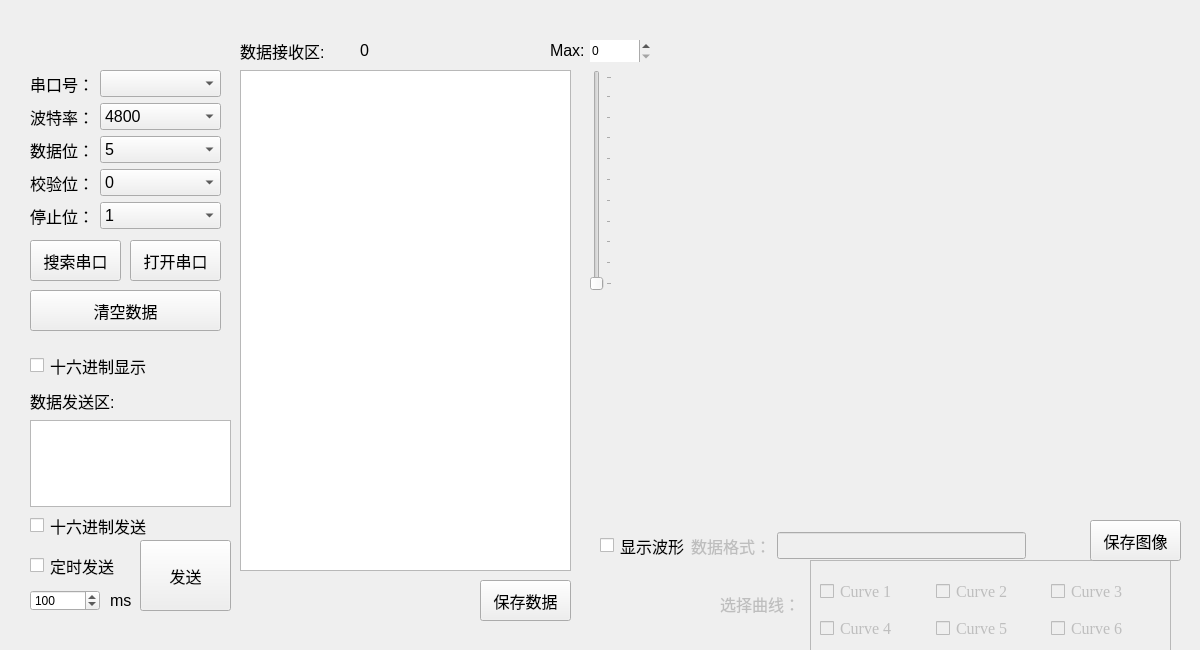
<?xml version="1.0" encoding="UTF-8"?>
<ui version="4.0">
 <class>MainWindow</class>
 <widget class="QMainWindow" name="MainWindow">
  <property name="geometry">
   <rect>
    <x>0</x>
    <y>0</y>
    <width>1200</width>
    <height>650</height>
   </rect>
  </property>
  <property name="font">
   <font>
    <pointsize>12</pointsize>
   </font>
  </property>
  <property name="windowTitle">
   <string>MainWindow</string>
  </property>
  <property name="styleSheet">
   <string notr="true">border-color: rgb(0, 0, 0);</string>
  </property>
  <widget class="QWidget" name="centralwidget">
   <widget class="QCustomPlot" name="qcustomplot" native="true">
    <property name="geometry">
     <rect>
      <x>600</x>
      <y>70</y>
      <width>581</width>
      <height>441</height>
     </rect>
    </property>
   </widget>
   <widget class="QWidget" name="layoutWidget">
    <property name="geometry">
     <rect>
      <x>30</x>
      <y>70</y>
      <width>191</width>
      <height>160</height>
     </rect>
    </property>
    <layout class="QFormLayout" name="formLayout">
     <item row="0" column="0">
      <widget class="QLabel" name="label">
       <property name="font">
        <font>
         <pointsize>12</pointsize>
        </font>
       </property>
       <property name="text">
        <string>串口号：</string>
       </property>
       <property name="alignment">
        <set>Qt::AlignCenter</set>
       </property>
      </widget>
     </item>
     <item row="0" column="1">
      <widget class="QComboBox" name="serialport">
       <property name="font">
        <font>
         <pointsize>12</pointsize>
        </font>
       </property>
      </widget>
     </item>
     <item row="1" column="0">
      <widget class="QLabel" name="label_2">
       <property name="font">
        <font>
         <pointsize>12</pointsize>
        </font>
       </property>
       <property name="text">
        <string>波特率：</string>
       </property>
       <property name="alignment">
        <set>Qt::AlignCenter</set>
       </property>
      </widget>
     </item>
     <item row="1" column="1">
      <widget class="QComboBox" name="BaudRate">
       <property name="font">
        <font>
         <pointsize>12</pointsize>
        </font>
       </property>
       <property name="currentText">
        <string>4800</string>
       </property>
       <item>
        <property name="text">
         <string>4800</string>
        </property>
       </item>
       <item>
        <property name="text">
         <string>9600</string>
        </property>
       </item>
       <item>
        <property name="text">
         <string>14400</string>
        </property>
       </item>
       <item>
        <property name="text">
         <string>19200</string>
        </property>
       </item>
       <item>
        <property name="text">
         <string>38400</string>
        </property>
       </item>
       <item>
        <property name="text">
         <string>115200</string>
        </property>
       </item>
       <item>
        <property name="text">
         <string>256000</string>
        </property>
       </item>
      </widget>
     </item>
     <item row="2" column="0">
      <widget class="QLabel" name="label_3">
       <property name="font">
        <font>
         <pointsize>12</pointsize>
        </font>
       </property>
       <property name="text">
        <string>数据位：</string>
       </property>
       <property name="alignment">
        <set>Qt::AlignCenter</set>
       </property>
      </widget>
     </item>
     <item row="2" column="1">
      <widget class="QComboBox" name="dataBit">
       <property name="font">
        <font>
         <pointsize>12</pointsize>
        </font>
       </property>
       <property name="currentText">
        <string>5</string>
       </property>
       <item>
        <property name="text">
         <string>5</string>
        </property>
       </item>
       <item>
        <property name="text">
         <string>6</string>
        </property>
       </item>
       <item>
        <property name="text">
         <string>7</string>
        </property>
       </item>
       <item>
        <property name="text">
         <string>8</string>
        </property>
       </item>
      </widget>
     </item>
     <item row="3" column="0">
      <widget class="QLabel" name="label_4">
       <property name="font">
        <font>
         <pointsize>12</pointsize>
        </font>
       </property>
       <property name="text">
        <string>校验位：</string>
       </property>
       <property name="alignment">
        <set>Qt::AlignCenter</set>
       </property>
      </widget>
     </item>
     <item row="3" column="1">
      <widget class="QComboBox" name="Parity">
       <property name="font">
        <font>
         <pointsize>12</pointsize>
        </font>
       </property>
       <property name="currentText">
        <string>0</string>
       </property>
       <item>
        <property name="text">
         <string>0</string>
        </property>
       </item>
       <item>
        <property name="text">
         <string>1</string>
        </property>
       </item>
       <item>
        <property name="text">
         <string>2</string>
        </property>
       </item>
       <item>
        <property name="text">
         <string>3</string>
        </property>
       </item>
       <item>
        <property name="text">
         <string>4</string>
        </property>
       </item>
       <item>
        <property name="text">
         <string>5</string>
        </property>
       </item>
       <item>
        <property name="text">
         <string>-1</string>
        </property>
       </item>
      </widget>
     </item>
     <item row="4" column="0">
      <widget class="QLabel" name="label_5">
       <property name="font">
        <font>
         <pointsize>12</pointsize>
        </font>
       </property>
       <property name="text">
        <string>停止位：</string>
       </property>
       <property name="alignment">
        <set>Qt::AlignCenter</set>
       </property>
      </widget>
     </item>
     <item row="4" column="1">
      <widget class="QComboBox" name="StopBit">
       <property name="font">
        <font>
         <pointsize>12</pointsize>
        </font>
       </property>
       <item>
        <property name="text">
         <string>1</string>
        </property>
       </item>
       <item>
        <property name="text">
         <string>2</string>
        </property>
       </item>
       <item>
        <property name="text">
         <string>3</string>
        </property>
       </item>
       <item>
        <property name="text">
         <string>-1</string>
        </property>
       </item>
      </widget>
     </item>
    </layout>
   </widget>
   <widget class="QCheckBox" name="Char2HexCheck">
    <property name="geometry">
     <rect>
      <x>30</x>
      <y>350</y>
      <width>171</width>
      <height>31</height>
     </rect>
    </property>
    <property name="font">
     <font>
      <family>Agency FB</family>
      <pointsize>12</pointsize>
     </font>
    </property>
    <property name="layoutDirection">
     <enum>Qt::LeftToRight</enum>
    </property>
    <property name="text">
     <string>十六进制显示</string>
    </property>
   </widget>
   <widget class="QPushButton" name="ClearDataBtn">
    <property name="geometry">
     <rect>
      <x>30</x>
      <y>290</y>
      <width>191</width>
      <height>41</height>
     </rect>
    </property>
    <property name="font">
     <font>
      <pointsize>12</pointsize>
     </font>
    </property>
    <property name="text">
     <string>清空数据</string>
    </property>
   </widget>
   <widget class="QPushButton" name="OpenPortBtn">
    <property name="geometry">
     <rect>
      <x>130</x>
      <y>240</y>
      <width>91</width>
      <height>41</height>
     </rect>
    </property>
    <property name="font">
     <font>
      <pointsize>12</pointsize>
     </font>
    </property>
    <property name="autoFillBackground">
     <bool>false</bool>
    </property>
    <property name="text">
     <string>打开串口</string>
    </property>
   </widget>
   <widget class="QPushButton" name="SearchPortBtn">
    <property name="geometry">
     <rect>
      <x>30</x>
      <y>240</y>
      <width>91</width>
      <height>41</height>
     </rect>
    </property>
    <property name="font">
     <font>
      <pointsize>12</pointsize>
     </font>
    </property>
    <property name="autoFillBackground">
     <bool>false</bool>
    </property>
    <property name="text">
     <string>搜索串口</string>
    </property>
   </widget>
   <widget class="QTextBrowser" name="DataReceiveArea">
    <property name="geometry">
     <rect>
      <x>240</x>
      <y>70</y>
      <width>331</width>
      <height>501</height>
     </rect>
    </property>
    <property name="font">
     <font>
      <pointsize>12</pointsize>
     </font>
    </property>
    <property name="acceptDrops">
     <bool>true</bool>
    </property>
   </widget>
   <widget class="QLabel" name="label_7">
    <property name="geometry">
     <rect>
      <x>240</x>
      <y>40</y>
      <width>111</width>
      <height>21</height>
     </rect>
    </property>
    <property name="font">
     <font>
      <pointsize>12</pointsize>
     </font>
    </property>
    <property name="text">
     <string>数据接收区:</string>
    </property>
   </widget>
   <widget class="QWidget" name="layoutWidget">
    <property name="geometry">
     <rect>
      <x>600</x>
      <y>530</y>
      <width>426</width>
      <height>31</height>
     </rect>
    </property>
    <layout class="QHBoxLayout" name="horizontalLayout_2">
     <item>
      <layout class="QHBoxLayout" name="horizontalLayout">
       <item>
        <widget class="QCheckBox" name="PlotCheck">
         <property name="enabled">
          <bool>true</bool>
         </property>
         <property name="font">
          <font>
           <family>Agency FB</family>
           <pointsize>12</pointsize>
          </font>
         </property>
         <property name="layoutDirection">
          <enum>Qt::LeftToRight</enum>
         </property>
         <property name="text">
          <string>显示波形</string>
         </property>
        </widget>
       </item>
       <item>
        <widget class="QLabel" name="InputFormat_label">
         <property name="enabled">
          <bool>false</bool>
         </property>
         <property name="font">
          <font>
           <pointsize>12</pointsize>
          </font>
         </property>
         <property name="text">
          <string>数据格式：</string>
         </property>
         <property name="alignment">
          <set>Qt::AlignCenter</set>
         </property>
        </widget>
       </item>
       <item>
        <widget class="QLineEdit" name="InputFormat">
         <property name="enabled">
          <bool>false</bool>
         </property>
         <property name="font">
          <font>
           <pointsize>12</pointsize>
          </font>
         </property>
        </widget>
       </item>
      </layout>
     </item>
    </layout>
   </widget>
   <widget class="QLabel" name="RX_label">
    <property name="geometry">
     <rect>
      <x>360</x>
      <y>40</y>
      <width>111</width>
      <height>21</height>
     </rect>
    </property>
    <property name="font">
     <font>
      <pointsize>12</pointsize>
     </font>
    </property>
    <property name="text">
     <string>0</string>
    </property>
   </widget>
   <widget class="QFrame" name="curveFrame">
    <property name="geometry">
     <rect>
      <x>810</x>
      <y>560</y>
      <width>361</width>
      <height>91</height>
     </rect>
    </property>
    <property name="frameShape">
     <enum>QFrame::StyledPanel</enum>
    </property>
    <property name="frameShadow">
     <enum>QFrame::Raised</enum>
    </property>
    <widget class="QWidget" name="layoutWidget">
     <property name="geometry">
      <rect>
       <x>10</x>
       <y>10</y>
       <width>341</width>
       <height>81</height>
      </rect>
     </property>
     <layout class="QGridLayout" name="gridLayout">
      <item row="0" column="0">
       <widget class="QCheckBox" name="curve1">
        <property name="enabled">
         <bool>false</bool>
        </property>
        <property name="font">
         <font>
          <family>Times New Roman</family>
          <pointsize>12</pointsize>
         </font>
        </property>
        <property name="layoutDirection">
         <enum>Qt::LeftToRight</enum>
        </property>
        <property name="text">
         <string>Curve 1</string>
        </property>
       </widget>
      </item>
      <item row="0" column="1">
       <widget class="QCheckBox" name="curve2">
        <property name="enabled">
         <bool>false</bool>
        </property>
        <property name="font">
         <font>
          <family>Times New Roman</family>
          <pointsize>12</pointsize>
         </font>
        </property>
        <property name="layoutDirection">
         <enum>Qt::LeftToRight</enum>
        </property>
        <property name="text">
         <string>Curve 2</string>
        </property>
       </widget>
      </item>
      <item row="0" column="2">
       <widget class="QCheckBox" name="curve3">
        <property name="enabled">
         <bool>false</bool>
        </property>
        <property name="font">
         <font>
          <family>Times New Roman</family>
          <pointsize>12</pointsize>
         </font>
        </property>
        <property name="layoutDirection">
         <enum>Qt::LeftToRight</enum>
        </property>
        <property name="text">
         <string>Curve 3</string>
        </property>
       </widget>
      </item>
      <item row="1" column="0">
       <widget class="QCheckBox" name="curve4">
        <property name="enabled">
         <bool>false</bool>
        </property>
        <property name="font">
         <font>
          <family>Times New Roman</family>
          <pointsize>12</pointsize>
         </font>
        </property>
        <property name="layoutDirection">
         <enum>Qt::LeftToRight</enum>
        </property>
        <property name="text">
         <string>Curve 4</string>
        </property>
       </widget>
      </item>
      <item row="1" column="1">
       <widget class="QCheckBox" name="curve5">
        <property name="enabled">
         <bool>false</bool>
        </property>
        <property name="font">
         <font>
          <family>Times New Roman</family>
          <pointsize>12</pointsize>
         </font>
        </property>
        <property name="layoutDirection">
         <enum>Qt::LeftToRight</enum>
        </property>
        <property name="text">
         <string>Curve 5</string>
        </property>
       </widget>
      </item>
      <item row="1" column="2">
       <widget class="QCheckBox" name="curve6">
        <property name="enabled">
         <bool>false</bool>
        </property>
        <property name="font">
         <font>
          <family>Times New Roman</family>
          <pointsize>12</pointsize>
         </font>
        </property>
        <property name="layoutDirection">
         <enum>Qt::LeftToRight</enum>
        </property>
        <property name="text">
         <string>Curve 6</string>
        </property>
       </widget>
      </item>
     </layout>
    </widget>
   </widget>
   <widget class="QLabel" name="InputFormat_label_2">
    <property name="enabled">
     <bool>false</bool>
    </property>
    <property name="geometry">
     <rect>
      <x>710</x>
      <y>590</y>
      <width>100</width>
      <height>27</height>
     </rect>
    </property>
    <property name="font">
     <font>
      <pointsize>12</pointsize>
     </font>
    </property>
    <property name="text">
     <string>选择曲线：</string>
    </property>
    <property name="alignment">
     <set>Qt::AlignCenter</set>
    </property>
   </widget>
   <widget class="QSlider" name="verticalSlider">
    <property name="geometry">
     <rect>
      <x>590</x>
      <y>70</y>
      <width>22</width>
      <height>221</height>
     </rect>
    </property>
    <property name="toolTip">
     <string/>
    </property>
    <property name="singleStep">
     <number>1</number>
    </property>
    <property name="pageStep">
     <number>10</number>
    </property>
    <property name="orientation">
     <enum>Qt::Vertical</enum>
    </property>
    <property name="tickPosition">
     <enum>QSlider::TicksBelow</enum>
    </property>
    <property name="tickInterval">
     <number>0</number>
    </property>
   </widget>
   <widget class="QLabel" name="SliderLabel">
    <property name="geometry">
     <rect>
      <x>550</x>
      <y>40</y>
      <width>41</width>
      <height>21</height>
     </rect>
    </property>
    <property name="font">
     <font>
      <pointsize>12</pointsize>
     </font>
    </property>
    <property name="text">
     <string>Max:</string>
    </property>
   </widget>
   <widget class="QSpinBox" name="spinBox">
    <property name="geometry">
     <rect>
      <x>590</x>
      <y>40</y>
      <width>61</width>
      <height>22</height>
     </rect>
    </property>
    <property name="frame">
     <bool>false</bool>
    </property>
    <property name="maximum">
     <number>1000</number>
    </property>
   </widget>
   <widget class="QPlainTextEdit" name="TextSendplain">
    <property name="geometry">
     <rect>
      <x>30</x>
      <y>420</y>
      <width>201</width>
      <height>87</height>
     </rect>
    </property>
   </widget>
   <widget class="QLabel" name="label_8">
    <property name="geometry">
     <rect>
      <x>30</x>
      <y>390</y>
      <width>111</width>
      <height>21</height>
     </rect>
    </property>
    <property name="font">
     <font>
      <pointsize>12</pointsize>
     </font>
    </property>
    <property name="text">
     <string>数据发送区:</string>
    </property>
   </widget>
   <widget class="QCheckBox" name="Char2HexCheckSend">
    <property name="geometry">
     <rect>
      <x>30</x>
      <y>510</y>
      <width>171</width>
      <height>31</height>
     </rect>
    </property>
    <property name="font">
     <font>
      <family>Agency FB</family>
      <pointsize>12</pointsize>
     </font>
    </property>
    <property name="layoutDirection">
     <enum>Qt::LeftToRight</enum>
    </property>
    <property name="text">
     <string>十六进制发送</string>
    </property>
   </widget>
   <widget class="QCheckBox" name="SendTimeCheck">
    <property name="geometry">
     <rect>
      <x>30</x>
      <y>550</y>
      <width>111</width>
      <height>31</height>
     </rect>
    </property>
    <property name="font">
     <font>
      <family>Agency FB</family>
      <pointsize>12</pointsize>
     </font>
    </property>
    <property name="layoutDirection">
     <enum>Qt::LeftToRight</enum>
    </property>
    <property name="text">
     <string>定时发送</string>
    </property>
   </widget>
   <widget class="QSpinBox" name="TimeSpinBox">
    <property name="geometry">
     <rect>
      <x>30</x>
      <y>590</y>
      <width>70</width>
      <height>21</height>
     </rect>
    </property>
    <property name="minimum">
     <number>1</number>
    </property>
    <property name="maximum">
     <number>100000</number>
    </property>
    <property name="value">
     <number>100</number>
    </property>
   </widget>
   <widget class="QPushButton" name="SendDataBtn">
    <property name="geometry">
     <rect>
      <x>140</x>
      <y>540</y>
      <width>91</width>
      <height>71</height>
     </rect>
    </property>
    <property name="font">
     <font>
      <pointsize>12</pointsize>
     </font>
    </property>
    <property name="text">
     <string>发送</string>
    </property>
   </widget>
   <widget class="QLabel" name="label_9">
    <property name="geometry">
     <rect>
      <x>110</x>
      <y>590</y>
      <width>21</width>
      <height>21</height>
     </rect>
    </property>
    <property name="font">
     <font>
      <pointsize>12</pointsize>
     </font>
    </property>
    <property name="text">
     <string>ms</string>
    </property>
   </widget>
   <widget class="QPushButton" name="SaveReceivedDataBtn">
    <property name="enabled">
     <bool>true</bool>
    </property>
    <property name="geometry">
     <rect>
      <x>480</x>
      <y>580</y>
      <width>91</width>
      <height>41</height>
     </rect>
    </property>
    <property name="font">
     <font>
      <pointsize>12</pointsize>
     </font>
    </property>
    <property name="autoFillBackground">
     <bool>false</bool>
    </property>
    <property name="text">
     <string>保存数据</string>
    </property>
   </widget>
   <widget class="QPushButton" name="SaveCurveBtn">
    <property name="geometry">
     <rect>
      <x>1090</x>
      <y>520</y>
      <width>91</width>
      <height>41</height>
     </rect>
    </property>
    <property name="font">
     <font>
      <pointsize>12</pointsize>
     </font>
    </property>
    <property name="toolTip">
     <string/>
    </property>
    <property name="autoFillBackground">
     <bool>false</bool>
    </property>
    <property name="text">
     <string>保存图像</string>
    </property>
   </widget>
  </widget>
 </widget>
 <customwidgets>
  <customwidget>
   <class>QCustomPlot</class>
   <extends>QWidget</extends>
   <header>qcustomplot.h</header>
   <container>1</container>
  </customwidget>
 </customwidgets>
 <resources/>
 <connections/>
</ui>
